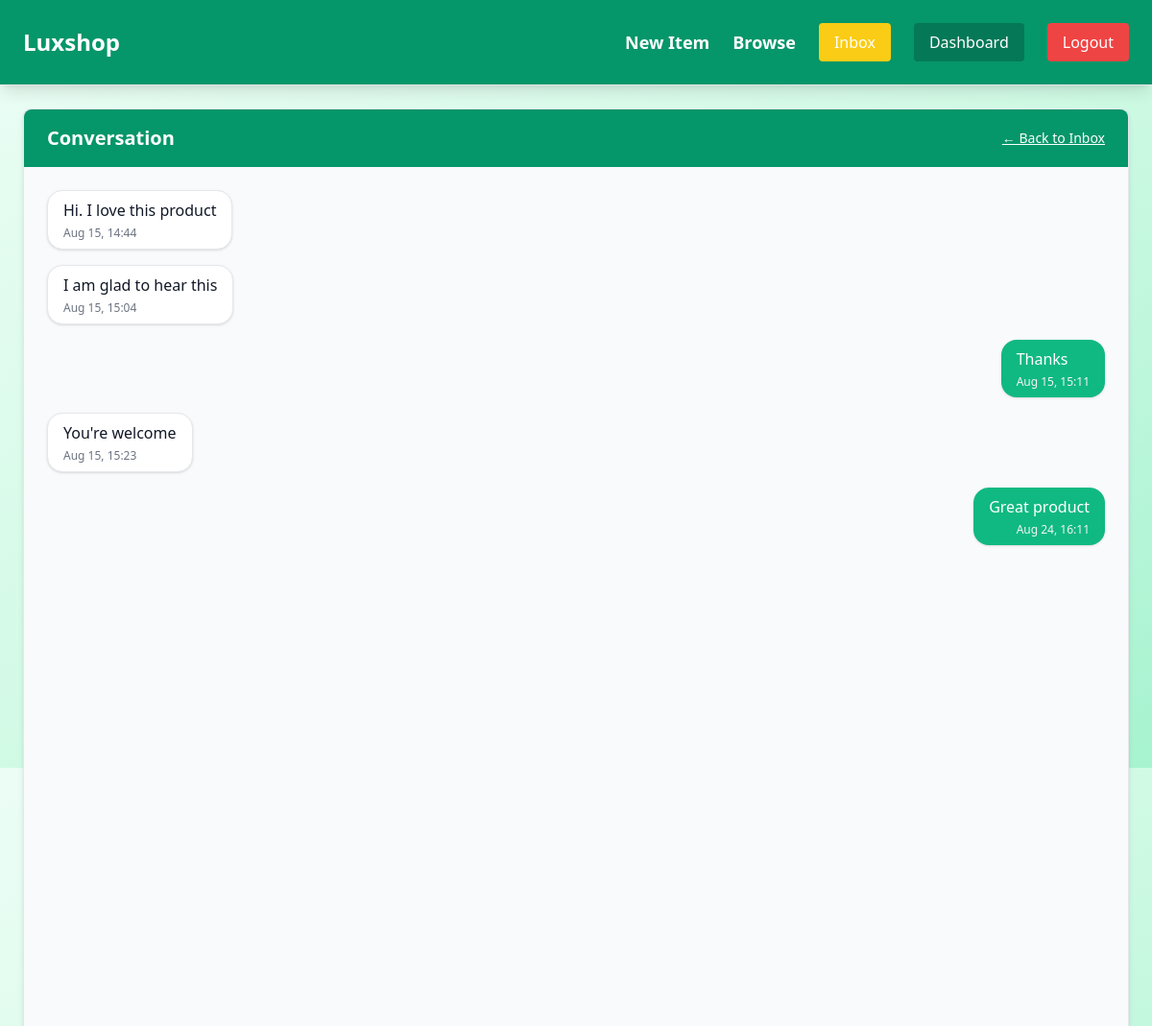
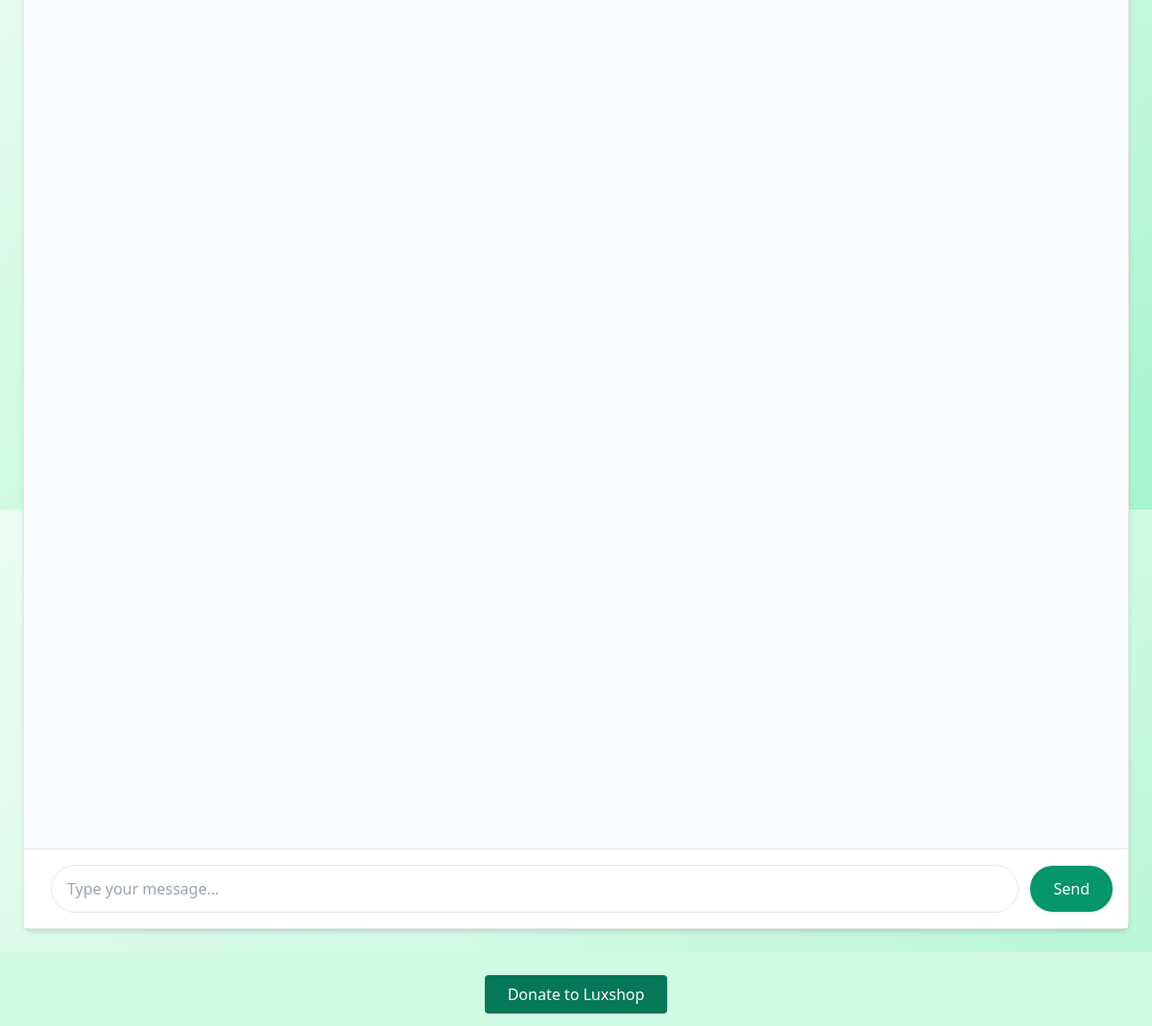
The app's page /inbox/4/ (signed in) with its own data (2 pictures, top to bottom).
### conversation/models.py (models this page shows)
class ConversationMessage(models.Model):
   conversation = models.ForeignKey(Conversation, related_name='messages', on_delete=models.CASCADE)
   content = models.TextField()
   is_read = models.BooleanField(default=False)
   created_at = models.DateTimeField(auto_now_add=True)
   created_by = models.ForeignKey(User, related_name='created_messages', on_delete=models.CASCADE)

### conversation/views.py (the view)
# urls.py: path('<int:pk>/', views.detail, name='detail'),
@login_required
def detail(request, pk):
    conversation = Conversation.objects.filter(members__in=[request.user.id]).get(pk=pk)
    conversation.messages.filter(
        is_read=False
    ).exclude(
        created_by=request.user
    ).update(is_read=True)
    if request.method == 'POST':
        form = ConversationMessageForm(request.POST)
        if form.is_valid():
            conversation_message = form.save(commit=False)
            conversation_message.conversation = conversation
            conversation_message.created_by = request.user
            conversation_message.save()
            conversation.save()
            return redirect('conversation:detail', pk=pk)
    else:
        form = ConversationMessageForm()
    return render(request, 'conversation/detail.html', {
        'conversation': conversation,
        'form': form
    })

### conversation/forms.py
class ConversationMessageForm(forms.ModelForm):
   class Meta:
      model = ConversationMessage
      fields = ('content',)
      widgets = {
         'contents':forms.Textarea(attrs={
            'class':'w-full py-4 px-6 rounded-xl border focus:outline-none focus:ring-2 focus:ring-blue-500'
         })
      }

### core/context_processors.py (called while the page is built)
def unread_message_count(request):
    if request.user.is_authenticated:
        count = ConversationMessage.objects.filter(
            conversation__members=request.user,  # belongs to a conversation I’m in
            is_read=False                        # not read yet
        ).exclude(
            created_by=request.user              # don’t count my own messages
        ).count()
        return {'unread_message_count': count}
    return {}

### conversation/templates/conversation/detail.html (shortened to what this page needs)
{% extends 'core/base.html' %}
{% block content %}
<div class="flex flex-col h-[90vh] bg-gray-50 rounded-lg shadow-md border">
    <div class="px-6 py-4 bg-emerald-600 text-white rounded-t-lg flex items-center justify-between">
        <h2 class="text-xl font-semibold">Conversation</h2>
        <a href="{% url 'conversation:inbox' %}" class="text-sm underline hover:text-gray-200">← Back to Inbox</a>
    </div>
    <div id="messages" class="flex-1 p-6 overflow-y-auto space-y-4">
        {% for message in conversation.messages.all %}
            {% if message.created_by == request.user %}
                <div class="flex justify-end">
                    <div class="bg-emerald-500 text-white px-4 py-2 rounded-2xl max-w-md shadow relative">
                        <p>{{ message.content }}</p>
                        <div class="flex items-center justify-end space-x-1 mt-1">
                            <span class="text-xs text-gray-100">{{ message.created_at|date:"M d, H:i" }}</span>
                        </div>
                    </div>
                </div>
            {% else %}
                <div class="flex justify-start">
                    <div class="bg-white px-4 py-2 rounded-2xl border max-w-md shadow">
                        <p>{{ message.content }}</p>
                        <span class="block text-xs text-gray-500 mt-1">
                            {{ message.created_at|date:"M d, H:i" }}
                        </span>
                    </div>
                </div>
            {% endif %}
        {% empty %}
            <p class="text-gray-500 text-center">No messages yet. Start the conversation 👋</p>
        {% endfor %}
    </div>
    <form method="post" action="." class="p-4 bg-white border-t flex items-center space-x-3">
        <input type="text"
               name="content"
               placeholder="Type your message..."
               class="flex-1 px-4 py-3 border rounded-full focus:outline-none focus:ring-2 focus:ring-emerald-500"
               required
               oninput="showTyping()">
        <button type="submit"
                class="bg-emerald-600 hover:bg-emerald-700 text-white px-6 py-3 rounded-full shadow font-medium">
            Send
        </button>
    </form>
</div>
{% endblock %}

### records on screen
ConversationMessage: content "Hi. I love this product", created_at "Aug 15, 14:44"
ConversationMessage: content "I am glad to hear this", created_at "Aug 15, 15:04"
ConversationMessage: content "Thanks", created_at "Aug 15, 15:11"
ConversationMessage: content "You're welcome", created_at "Aug 15, 15:23"
ConversationMessage: content "Great product", created_at "Aug 24, 16:11"
